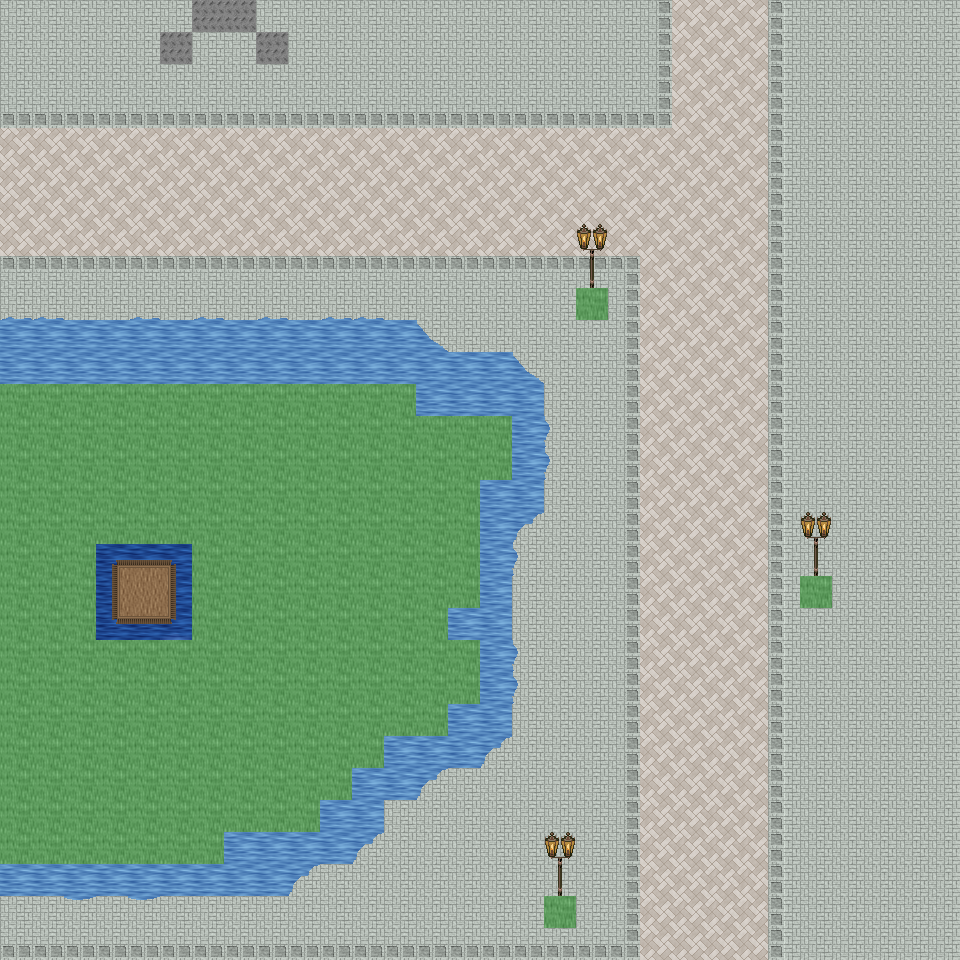

Rendered tile map (Tiled .tmx) drawn with the repository's tilesets; below, a short description and the map source with its tile grids summarised:
An orthogonal 30x30 tile map with 32x32 px tiles, 6 tile layers (Ground, Object, Object2, Above, ...), 48 tilesets and 5 objects (5x mapExit).

<map version="1.0" orientation="orthogonal" renderorder="right-down" width="30" height="30" tilewidth="32" tileheight="32" nextobjectid="6">
  <tileset firstgid="1" name="tileset_ground_ground" tilewidth="32" tileheight="32" tilecount="33" columns="3">
    <image source="../drawable/tileset_ground_ground.png" width="96" height="352" />
  </tileset>
  <tileset firstgid="34" name="tileset_building_castle" tilewidth="32" tileheight="32" tilecount="320" columns="20">
    <image source="../drawable/tileset_building_castle.png" width="640" height="512" />
  </tileset>
  <tileset firstgid="354" name="tileset_furniture_carpet_carpets_2" tilewidth="32" tileheight="32" tilecount="12" columns="4">
    <image source="../drawable/tileset_furniture_carpet_carpets_2.png" width="128" height="160" />
  </tileset>
  <tileset firstgid="366" name="tileset_ground_indoor_tiles" tilewidth="32" tileheight="32" tilecount="8" columns="2">
    <image source="../drawable/tileset_ground_indoor_tiles.png" width="64" height="128" />
  </tileset>
  <tileset firstgid="374" name="tileset_ground_water_pool" tilewidth="32" tileheight="32" tilecount="72" columns="3">
    <image source="../drawable/tileset_ground_water_pool.png" width="96" height="768" />
  </tileset>
  <tileset firstgid="446" name="tileset_ground_brown_paving" tilewidth="32" tileheight="32" tilecount="2" columns="2">
    <image source="../drawable/tileset_ground_brown_paving.png" width="64" height="32" />
  </tileset>
  <tileset firstgid="448" name="tileset_ground_spikes" tilewidth="32" tileheight="32" tilecount="1" columns="1">
    <image source="../drawable/tileset_ground_spikes.png" width="32" height="32" />
  </tileset>
  <tileset firstgid="449" name="tileset_ground_ridge_earth_dark" tilewidth="32" tileheight="32" tilecount="96" columns="12">
    <image source="../drawable/tileset_ground_ridge_earth_dark.png" width="384" height="256" />
  </tileset>
  <tileset firstgid="545" name="tileset_plant_grasses" tilewidth="32" tileheight="32" tilecount="6" columns="3">
    <image source="../drawable/tileset_plant_grasses.png" width="96" height="64" />
  </tileset>
  <tileset firstgid="551" name="tileset_ground_water_pool_corners" tilewidth="32" tileheight="32" tilecount="72" columns="3">
    <image source="../drawable/tileset_ground_water_pool_corners.png" width="96" height="768" />
  </tileset>
  <tileset firstgid="623" name="tileset_building_fence_fence_chunky" tilewidth="32" tileheight="32" tilecount="21" columns="3">
    <image source="../drawable/tileset_building_fence_fence_chunky.png" width="96" height="224" />
  </tileset>
  <tileset firstgid="644" name="tileset_ground_earth_edges" tilewidth="32" tileheight="32" tilecount="18" columns="6">
    <image source="../drawable/tileset_ground_earth_edges.png" width="192" height="96" />
  </tileset>
  <tileset firstgid="662" name="tileset_ground_rock_pebbles" tilewidth="32" tileheight="32" tilecount="3" columns="1">
    <image source="../drawable/tileset_ground_rock_pebbles.png" width="32" height="96" />
  </tileset>
  <tileset firstgid="665" name="tileset_ground_square_patch" tilewidth="32" tileheight="32" tilecount="9" columns="3">
    <image source="../drawable/tileset_ground_square_patch.png" width="96" height="96" />
  </tileset>
  <tileset firstgid="674" name="tileset_plant_leaves" tilewidth="32" tileheight="32" tilecount="8" columns="4">
    <image source="../drawable/tileset_plant_leaves.png" width="128" height="64" />
  </tileset>
  <tileset firstgid="682" name="tileset_item_corpse_skull_dark" tilewidth="32" tileheight="32" tilecount="2" columns="2">
    <image source="../drawable/tileset_item_corpse_skull_dark.png" width="64" height="32" />
  </tileset>
  <tileset firstgid="684" name="tileset_item_corpse_skeleton" tilewidth="32" tileheight="32" tilecount="4" columns="2">
    <image source="../drawable/tileset_item_corpse_skeleton.png" width="64" height="64" />
  </tileset>
  <tileset firstgid="688" name="tileset_furniture_table_grey_fancy" tilewidth="32" tileheight="32" tilecount="9" columns="3">
    <image source="../drawable/tileset_furniture_table_grey_fancy.png" width="96" height="96" />
  </tileset>
  <tileset firstgid="697" name="tileset_furniture_table_grey_long" tilewidth="32" tileheight="32" tilecount="4" columns="2">
    <image source="../drawable/tileset_furniture_table_grey_long.png" width="64" height="64" />
  </tileset>
  <tileset firstgid="701" name="tileset_furniture_table_grey_plain" tilewidth="32" tileheight="32" tilecount="9" columns="3">
    <image source="../drawable/tileset_furniture_table_grey_plain.png" width="96" height="96" />
  </tileset>
  <tileset firstgid="710" name="tileset_item_gothic_slab" tilewidth="32" tileheight="32" tilecount="1" columns="1">
    <image source="../drawable/tileset_item_gothic_slab.png" width="32" height="32" />
  </tileset>
  <tileset firstgid="711" name="tileset_logic_creature_gnome" tilewidth="32" tileheight="32" tilecount="6" columns="6">
    <image source="../drawable/tileset_logic_creature_gnome.png" width="192" height="32" />
  </tileset>
  <tileset firstgid="717" name="tileset_logic_creature_animal" tilewidth="32" tileheight="32" tilecount="32" columns="8">
    <image source="../drawable/tileset_logic_creature_animal.png" width="256" height="128" />
  </tileset>
  <tileset firstgid="749" name="tileset_logic_collision" tilewidth="32" tileheight="32" tilecount="1" columns="1">
    <image source="../drawable/tileset_logic_collision.png" width="32" height="32" />
  </tileset>
  <tileset firstgid="750" name="tileset_ground_water_pool_deep" tilewidth="32" tileheight="32" tilecount="72" columns="3">
    <image source="../drawable/tileset_ground_water_pool_deep.png" width="96" height="768" />
  </tileset>
  <tileset firstgid="822" name="tileset_object_suspension_bridge" tilewidth="32" tileheight="32" tilecount="24" columns="3">
    <image source="../drawable/tileset_object_suspension_bridge.png" width="96" height="256" />
  </tileset>
  <tileset firstgid="846" name="tileset_plant_flower_daisy_blue" tilewidth="32" tileheight="32" tilecount="8" columns="2">
    <image source="../drawable/tileset_plant_flower_daisy_blue.png" width="64" height="128" />
  </tileset>
  <tileset firstgid="854" name="tileset_plant_flower_daisy_red" tilewidth="32" tileheight="32" tilecount="8" columns="2">
    <image source="../drawable/tileset_plant_flower_daisy_red.png" width="64" height="128" />
  </tileset>
  <tileset firstgid="862" name="tileset_plant_flower_daisy_white" tilewidth="32" tileheight="32" tilecount="8" columns="2">
    <image source="../drawable/tileset_plant_flower_daisy_white.png" width="64" height="128" />
  </tileset>
  <tileset firstgid="870" name="tileset_plant_flower_daisy_yellow" tilewidth="32" tileheight="32" tilecount="8" columns="2">
    <image source="../drawable/tileset_plant_flower_daisy_yellow.png" width="64" height="128" />
  </tileset>
  <tileset firstgid="878" name="tileset_plant_tree_tree_green" tilewidth="32" tileheight="32" tilecount="80" columns="8">
    <image source="../drawable/tileset_plant_tree_tree_green.png" width="256" height="352" />
  </tileset>
  <tileset firstgid="958" name="tileset_item_banners_flag" tilewidth="32" tileheight="32" tilecount="12" columns="3">
    <image source="../drawable/tileset_item_banners_flag.png" width="96" height="128" />
  </tileset>
  <tileset firstgid="970" name="tileset_item_flagpole" tilewidth="32" tileheight="32" tilecount="3" columns="1">
    <image source="../drawable/tileset_item_flagpole.png" width="32" height="96" />
  </tileset>
  <tileset firstgid="973" name="tileset_furniture_chair_bench_white" tilewidth="32" tileheight="32" tilecount="8" columns="2">
    <image source="../drawable/tileset_furniture_chair_bench_white.png" width="64" height="128" />
  </tileset>
  <tileset firstgid="981" name="tileset_item_statue_flowered_arch" tilewidth="32" tileheight="32" tilecount="24" columns="6">
    <image source="../drawable/tileset_item_statue_flowered_arch.png" width="192" height="128" />
  </tileset>
  <tileset firstgid="1005" name="tileset_building_decoration_block" tilewidth="32" tileheight="32" tilecount="2" columns="2">
    <image source="../drawable/tileset_building_decoration_block.png" width="64" height="32" />
  </tileset>
  <tileset firstgid="1007" name="tileset_building_decoration_orbpedestal" tilewidth="32" tileheight="32" tilecount="2" columns="1">
    <image source="../drawable/tileset_building_decoration_orbpedestal.png" width="32" height="64" />
  </tileset>
  <tileset firstgid="1009" name="tileset_item_statue_urn_with_flowers" tilewidth="32" tileheight="32" tilecount="2" columns="1">
    <image source="../drawable/tileset_item_statue_urn_with_flowers.png" width="32" height="64" />
  </tileset>
  <tileset firstgid="1011" name="tileset_building_decoration_pool" tilewidth="32" tileheight="32" tilecount="9" columns="3">
    <image source="../drawable/tileset_building_decoration_pool.png" width="96" height="96" />
  </tileset>
  <tileset firstgid="1020" name="tileset_item_statue_romanic_art1" tilewidth="32" tileheight="32" tilecount="4" columns="2">
    <image source="../drawable/tileset_item_statue_romanic_art1.png" width="64" height="64" />
  </tileset>
  <tileset firstgid="1024" name="tileset_building_wall_int_clay" tilewidth="32" tileheight="32" tilecount="100" columns="10">
    <image source="../drawable/tileset_building_wall_int_clay.png" width="320" height="320" />
  </tileset>
  <tileset firstgid="1124" name="tileset_ground_green_paving" tilewidth="32" tileheight="32" tilecount="18" columns="3">
    <image source="../drawable/tileset_ground_green_paving.png" width="96" height="192" />
  </tileset>
  <tileset firstgid="1142" name="tileset_logic_protection" tilewidth="32" tileheight="32" tilecount="2" columns="2">
    <image source="../drawable/tileset_logic_protection.png" width="64" height="32" />
  </tileset>
  <tileset firstgid="1144" name="tileset_furniture_other_stick" tilewidth="32" tileheight="32" tilecount="2" columns="1">
    <image source="../drawable/tileset_furniture_other_stick.png" width="32" height="64" />
  </tileset>
  <tileset firstgid="1146" name="tileset_item_scrying_orb" tilewidth="32" tileheight="32" tilecount="8" columns="8">
    <image source="../drawable/tileset_item_scrying_orb.png" width="256" height="32" />
  </tileset>
  <tileset firstgid="1154" name="tileset_light_dim_light_7x5" tilewidth="32" tileheight="32" tilecount="35" columns="7">
    <image source="../drawable/tileset_light_dim_light_7x5.png" width="224" height="160" />
  </tileset>
  <tileset firstgid="1189" name="tileset_light_light_5x5" tilewidth="32" tileheight="32" tilecount="25" columns="5">
    <image source="../drawable/tileset_light_light_5x5.png" width="160" height="160" />
  </tileset>
  <tileset firstgid="1214" name="tileset_furniture_light_lamp_bronze" tilewidth="32" tileheight="32" tilecount="3" columns="1">
    <image source="../drawable/tileset_furniture_light_lamp_bronze.png" width="32" height="96" />
  </tileset>
  <layer name="Ground" width="30" height="30">
    <data>[900 cells, 900 non-empty, 19 distinct tile ids]</data>
  </layer>
  <layer name="Object" width="30" height="30">
    <data>[900 cells, 147 non-empty, 21 distinct tile ids]</data>
  </layer>
  <layer name="Object2" width="30" height="30">
    <data>[900 cells, 0 non-empty, 0 distinct tile ids]</data>
  </layer>
  <layer name="Above" width="30" height="30">
    <data>[900 cells, 6 non-empty, 2 distinct tile ids]</data>
  </layer>
  <layer name="Above2" width="30" height="30">
    <data>[900 cells, 0 non-empty, 0 distinct tile ids]</data>
  </layer>
  <layer name="Walkable" width="30" height="30">
    <data>[900 cells, 197 non-empty, 1 distinct tile ids]</data>
  </layer>
  <objectgroup name="MapEvents">
    <object id="1" name="north" type="mapExit" x="0" y="0" width="960" height="32">
      <properties>
        <property name="map" value="level_0_x224_y25" />
        <property name="x" value="0" />
        <property name="y" value="28" />
      </properties>
    </object>
    <object id="2" name="south" type="mapExit" x="0" y="928" width="960" height="32">
      <properties>
        <property name="map" value="level_0_x224_y27" />
        <property name="x" value="0" />
        <property name="y" value="1" />
      </properties>
    </object>
    <object id="3" name="west" type="mapExit" x="0" y="0" width="32" height="384">
      <properties>
        <property name="map" value="level_0_x223_y26" />
        <property name="x" value="28" />
        <property name="y" value="0" />
      </properties>
    </object>
    <object id="4" name="west2" type="mapExit" x="0" y="864" width="32" height="96">
      <properties>
        <property name="map" value="level_0_x223_y26" />
        <property name="x" value="28" />
        <property name="y" value="27" />
      </properties>
    </object>
    <object id="5" name="east" type="mapExit" x="928" y="0" width="32" height="960">
      <properties>
        <property name="map" value="level_0_x225_y26" />
        <property name="x" value="1" />
        <property name="y" value="0" />
      </properties>
    </object>
  </objectgroup>
</map>
